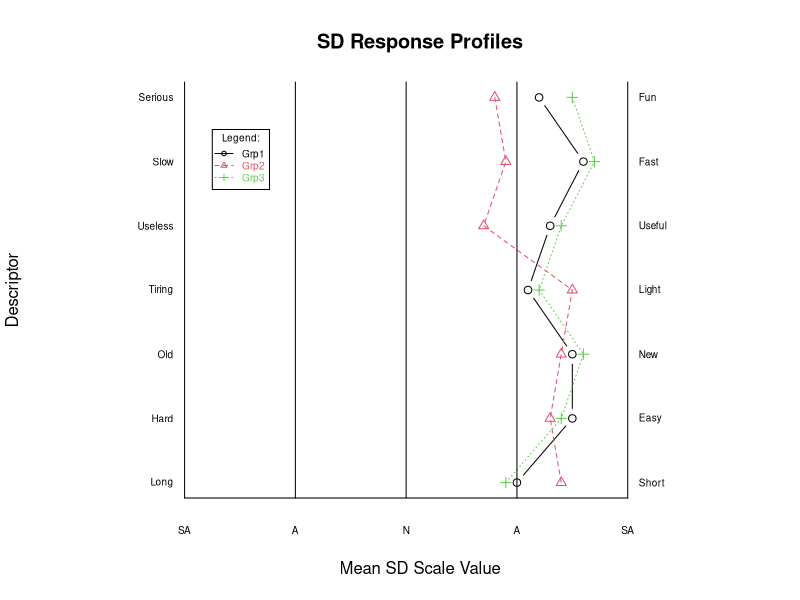
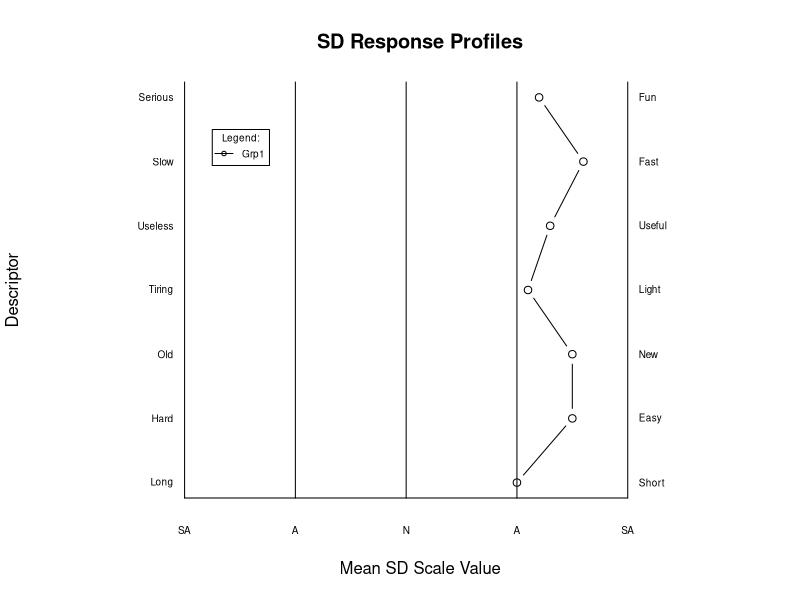

Recreate these plots in R, in order.
sdRplot<-function(nx,sl,ny,x)
#
# R function that can be used for creating Semantic Differential 
# (SD) inventory plots.  The input arguments for the function are:
#   nx - number of levels in scale, e.g., 5
#   sl - scale labels as a list, e.g. c("SA","A","N","A","SA")
#   ny - number of descriptor items in the inventory
#   x - data matrix: 
#              col1: low-end descriptors 
#              col2: high-end descriptors
#              col3-onwards: mean scale values for each group
# The names of the columns (col 3 and above) of the data matrix 
# (e.g., dimnames(x[[2]][3:ncol(x)])) are used for labelling 
# the groups in the legend.
# Author: Justine Leon A. Uro (justineuro@gmail.com)
# Date: 19 October 2011 orig.
#       06 January 2021 rev. to allow plotting for data on only one group (l. 60)
#
# Example:
# low<-c("Serious","Slow","Useless","Tiring","Old","Hard","Long")
# high<-c("Fun","Fast","Useful","Light","New","Easy","Short")
# scale<-c("SA","A","N","A","SA")
# grp1means<-c(4.2,4.6,4.3,4.1,4.5,4.5,4.0)
# grp2means<-c(3.8,3.9,3.7,4.5,4.4,4.3,4.4)
# grp3means<-c(4.5,4.7,4.4,4.2,4.6,4.4,3.9)
# data<-matrix(
#      cbind(low,high,grp1means,grp2means,grp3means),
#      nrow=7,ncol=5,byrow=FALSE,
#      dimnames=list(c("I1","I2","I3","I4","I5","I6","I7"),
#                    c("Low","High","Grp1","Grp2","Grp3"))
#     )
# sdRplot(5,scale,7,data)
#
{
NSCALE<-nx
NLAB<-ny
NRW<-nrow(x)
NCL<-ncol(x)
NGRP<-ncol(x)-2
GRPNMS<-dimnames(x)[[2]][3:NCL]
yval<-NLAB:1
labvaln<-x[,1]
labvalp<-x[,2]
plot(x[,3],yval,axes=F,pch=1,col=1,type="b",
     xlab="Mean SD Scale Value",ylab="Descriptor",
     xlim=c(0.30,NSCALE+0.95),
     lab=c(NSCALE,NLAB+2,1),mgp=c(3,1,0),xaxs="r",
     mar=c(7,7,1,1)
     )
title(main="SD Response Profiles",
      sub="",
      cex.sub=0.50
      )
legend(1.25,NLAB-0.5,title="Legend:",GRPNMS,
       title.col="black",
       text.col=1:NGRP,
       pch=1:NGRP,lty=1:NGRP,
       col=1:NGRP,cex=0.60
       )
  if(NGRP>1){
    for(i in 2:NGRP){
      points(x[,i+2],yval,pch=i,col=i)
      lines(x[,i+2],yval,pch=i,col=i,lty=i)
    }
  }
axis(1,tck=1,at=c(1:NSCALE),labels=sl,cex.axis=0.60)
  for (i in 1:NLAB)
  {
    text(0.90,yval[i],label=labvaln[i],adj=1,cex=0.60)
    text(NSCALE+0.10,yval[i],label=labvalp[i],adj=0,cex=0.60)
  }
}
#
##
###
# Example 1
###
low<-c("Serious","Slow","Useless","Tiring","Old","Hard","Long")
high<-c("Fun","Fast","Useful","Light","New","Easy","Short")
scale<-c("SA","A","N","A","SA")
grp1means<-c(4.2,4.6,4.3,4.1,4.5,4.5,4.0)
grp2means<-c(3.8,3.9,3.7,4.5,4.4,4.3,4.4)
grp3means<-c(4.5,4.7,4.4,4.2,4.6,4.4,3.9)
data<-matrix(
    cbind(low,high,grp1means,grp2means,grp3means),
    nrow=7,ncol=5,byrow=FALSE,
    dimnames=list(c("I1","I2","I3","I4","I5","I6","I7"),
                    c("Low","High","Grp1","Grp2","Grp3"))
   )
sdRplot(5,scale,7,data)
###
# Example 2 (for grp1means only)
###
data1grp<-matrix(
  cbind(low,high,grp1means),
  nrow=7,ncol=3,byrow=FALSE,
  dimnames=list(c("I1","I2","I3","I4","I5","I6","I7"),
                c("Low","High","Grp1"))
)
sdRplot(5,scale,7,data1grp)
#